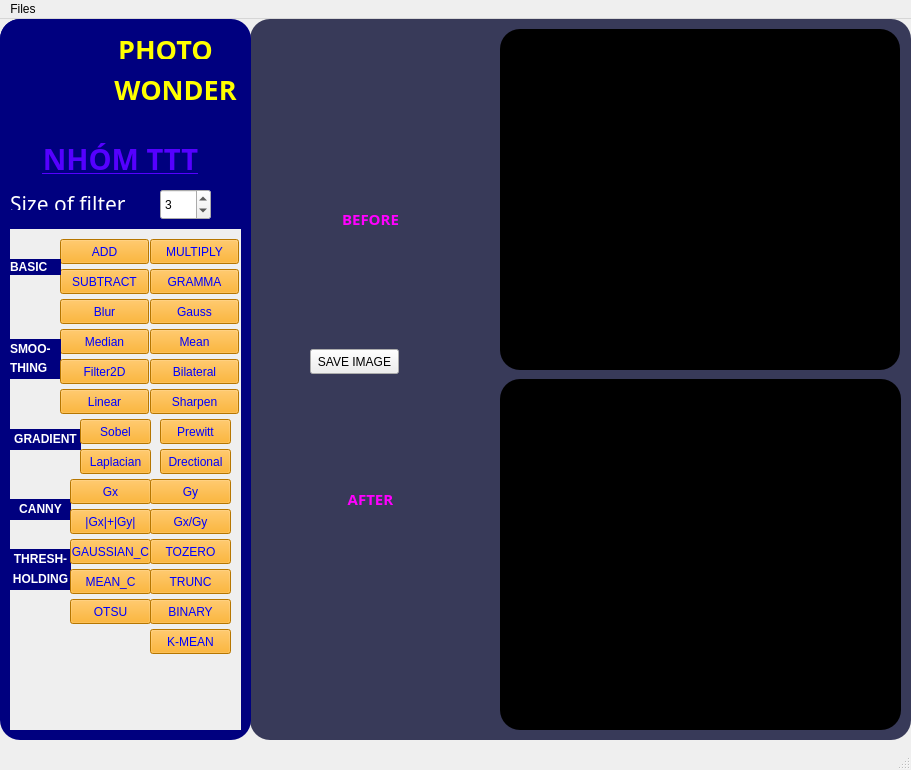
<?xml version="1.0" encoding="UTF-8"?>
<ui version="4.0">
 <class>MainWindow</class>
 <widget class="QMainWindow" name="MainWindow">
  <property name="windowModality">
   <enum>Qt::ApplicationModal</enum>
  </property>
  <property name="geometry">
   <rect>
    <x>0</x>
    <y>0</y>
    <width>911</width>
    <height>770</height>
   </rect>
  </property>
  <property name="windowTitle">
   <string>AnhThi-HoaiThuong-PhuocThuan_MIDTERM</string>
  </property>
  <widget class="QWidget" name="centralwidget">
   <widget class="QFrame" name="frame">
    <property name="geometry">
     <rect>
      <x>250</x>
      <y>0</y>
      <width>661</width>
      <height>721</height>
     </rect>
    </property>
    <property name="styleSheet">
     <string notr="true">QFrame{
    background-color: rgb(56,58,89);
  border-radius: 20px;

}</string>
    </property>
    <property name="frameShape">
     <enum>QFrame::StyledPanel</enum>
    </property>
    <widget class="QLabel" name="iframe_old">
     <property name="geometry">
      <rect>
       <x>250</x>
       <y>10</y>
       <width>400</width>
       <height>341</height>
      </rect>
     </property>
     <property name="maximumSize">
      <size>
       <width>400</width>
       <height>400</height>
      </size>
     </property>
     <property name="styleSheet">
      <string notr="true">background-color: black;</string>
     </property>
     <property name="text">
      <string/>
     </property>
     <property name="alignment">
      <set>Qt::AlignCenter</set>
     </property>
    </widget>
    <widget class="QLabel" name="label">
     <property name="geometry">
      <rect>
       <x>80</x>
       <y>180</y>
       <width>81</width>
       <height>41</height>
      </rect>
     </property>
     <property name="font">
      <font>
       <family>Rockwell Extra Bold</family>
       <pointsize>16</pointsize>
       <weight>75</weight>
       <bold>true</bold>
      </font>
     </property>
     <property name="text">
      <string>&lt;html&gt;&lt;head/&gt;&lt;body&gt;&lt;p align=&quot;center&quot;&gt;&lt;span style=&quot; font-size:11pt; color:#ff00ff;&quot;&gt;BEFORE&lt;/span&gt;&lt;/p&gt;&lt;/body&gt;&lt;/html&gt;</string>
     </property>
    </widget>
    <widget class="QLabel" name="iframe_new">
     <property name="geometry">
      <rect>
       <x>250</x>
       <y>360</y>
       <width>401</width>
       <height>351</height>
      </rect>
     </property>
     <property name="toolTipDuration">
      <number>-1</number>
     </property>
     <property name="styleSheet">
      <string notr="true">background-color: black;</string>
     </property>
     <property name="text">
      <string/>
     </property>
    </widget>
    <widget class="QLabel" name="label_4">
     <property name="geometry">
      <rect>
       <x>80</x>
       <y>460</y>
       <width>81</width>
       <height>41</height>
      </rect>
     </property>
     <property name="font">
      <font>
       <family>Rockwell Extra Bold</family>
       <pointsize>16</pointsize>
       <weight>75</weight>
       <bold>true</bold>
      </font>
     </property>
     <property name="text">
      <string>&lt;html&gt;&lt;head/&gt;&lt;body&gt;&lt;p align=&quot;center&quot;&gt;&lt;span style=&quot; font-size:11pt; font-weight:600; color:#ff00ff;&quot;&gt;AFTER&lt;/span&gt;&lt;/p&gt;&lt;/body&gt;&lt;/html&gt;</string>
     </property>
    </widget>
    <widget class="QLabel" name="labelAfter">
     <property name="geometry">
      <rect>
       <x>30</x>
       <y>540</y>
       <width>171</width>
       <height>61</height>
      </rect>
     </property>
     <property name="font">
      <font>
       <family>MV Boli</family>
      </font>
     </property>
     <property name="text">
      <string>&lt;html&gt;&lt;head/&gt;&lt;body&gt;&lt;p&gt;&lt;br/&gt;&lt;/p&gt;&lt;/body&gt;&lt;/html&gt;</string>
     </property>
    </widget>
    <widget class="QPushButton" name="btnMULTIPLY_4">
     <property name="geometry">
      <rect>
       <x>60</x>
       <y>330</y>
       <width>89</width>
       <height>25</height>
      </rect>
     </property>
     <property name="text">
      <string>SAVE IMAGE</string>
     </property>
    </widget>
   </widget>
   <widget class="QFrame" name="frame_2">
    <property name="geometry">
     <rect>
      <x>0</x>
      <y>0</y>
      <width>251</width>
      <height>721</height>
     </rect>
    </property>
    <property name="styleSheet">
     <string notr="true">QFrame{
    background-color:rgb(0, 0, 127);
    border-radius: 20px;

}</string>
    </property>
    <property name="frameShape">
     <enum>QFrame::StyledPanel</enum>
    </property>
    <property name="frameShadow">
     <enum>QFrame::Raised</enum>
    </property>
    <widget class="QLabel" name="label_3">
     <property name="geometry">
      <rect>
       <x>30</x>
       <y>110</y>
       <width>181</width>
       <height>61</height>
      </rect>
     </property>
     <property name="font">
      <font>
       <family>Rockwell Extra Bold</family>
       <pointsize>22</pointsize>
       <weight>75</weight>
       <italic>false</italic>
       <bold>true</bold>
      </font>
     </property>
     <property name="text">
      <string>&lt;html&gt;&lt;head/&gt;&lt;body&gt;&lt;p align=&quot;center&quot;&gt;&lt;span style=&quot; font-style:normal; text-decoration: underline; color:#5500ff;&quot;&gt;NHÓM TTT&lt;/span&gt;&lt;/p&gt;&lt;/body&gt;&lt;/html&gt;</string>
     </property>
     <property name="textFormat">
      <enum>Qt::RichText</enum>
     </property>
     <property name="wordWrap">
      <bool>false</bool>
     </property>
    </widget>
    <widget class="QScrollArea" name="scrollArea">
     <property name="geometry">
      <rect>
       <x>10</x>
       <y>210</y>
       <width>231</width>
       <height>501</height>
      </rect>
     </property>
     <property name="mouseTracking">
      <bool>false</bool>
     </property>
     <property name="styleSheet">
      <string notr="true">QScrollArea{
border-radius: 30px;
}</string>
     </property>
     <property name="widgetResizable">
      <bool>true</bool>
     </property>
     <widget class="QWidget" name="scrollAreaWidgetContents_2">
      <property name="geometry">
       <rect>
        <x>0</x>
        <y>0</y>
        <width>231</width>
        <height>501</height>
       </rect>
      </property>
      <widget class="QPushButton" name="btnLinear">
       <property name="geometry">
        <rect>
         <x>40</x>
         <y>550</y>
         <width>89</width>
         <height>25</height>
        </rect>
       </property>
       <property name="text">
        <string>Linear</string>
       </property>
      </widget>
      <widget class="QPushButton" name="btnMULTIPLY">
       <property name="geometry">
        <rect>
         <x>140</x>
         <y>10</y>
         <width>89</width>
         <height>25</height>
        </rect>
       </property>
       <property name="styleSheet">
        <string notr="true">
color: blue;
background-color: orange;</string>
       </property>
       <property name="text">
        <string>MULTIPLY</string>
       </property>
      </widget>
      <widget class="QPushButton" name="btnSUBTRACT">
       <property name="geometry">
        <rect>
         <x>50</x>
         <y>40</y>
         <width>89</width>
         <height>25</height>
        </rect>
       </property>
       <property name="styleSheet">
        <string notr="true">
color: blue;
background-color: orange;</string>
       </property>
       <property name="text">
        <string>SUBTRACT</string>
       </property>
      </widget>
      <widget class="QPushButton" name="btnGRAMMA">
       <property name="geometry">
        <rect>
         <x>140</x>
         <y>40</y>
         <width>89</width>
         <height>25</height>
        </rect>
       </property>
       <property name="styleSheet">
        <string notr="true">
color: blue;
background-color: orange;</string>
       </property>
       <property name="text">
        <string>GRAMMA</string>
       </property>
      </widget>
      <widget class="QPushButton" name="btnSUBTRACT_2">
       <property name="geometry">
        <rect>
         <x>50</x>
         <y>10</y>
         <width>89</width>
         <height>25</height>
        </rect>
       </property>
       <property name="styleSheet">
        <string notr="true">
  color: blue;
background-color: orange;</string>
       </property>
       <property name="text">
        <string>ADD</string>
       </property>
      </widget>
      <widget class="QLabel" name="label_8">
       <property name="geometry">
        <rect>
         <x>0</x>
         <y>30</y>
         <width>51</width>
         <height>16</height>
        </rect>
       </property>
       <property name="text">
        <string>&lt;html&gt;&lt;head/&gt;&lt;body&gt;&lt;p&gt;&lt;span style=&quot; font-size:9pt; font-weight:600; color:#ffffff;&quot;&gt;BASIC&lt;/span&gt;&lt;/p&gt;&lt;/body&gt;&lt;/html&gt;</string>
       </property>
      </widget>
      <widget class="QPushButton" name="btnBlur">
       <property name="geometry">
        <rect>
         <x>50</x>
         <y>70</y>
         <width>89</width>
         <height>25</height>
        </rect>
       </property>
       <property name="styleSheet">
        <string notr="true">
color: blue;
background-color: orange;</string>
       </property>
       <property name="text">
        <string>Blur</string>
       </property>
      </widget>
      <widget class="QPushButton" name="btnGauss">
       <property name="geometry">
        <rect>
         <x>140</x>
         <y>70</y>
         <width>89</width>
         <height>25</height>
        </rect>
       </property>
       <property name="styleSheet">
        <string notr="true">
color: blue;
background-color: orange;</string>
       </property>
       <property name="text">
        <string>Gauss</string>
       </property>
      </widget>
      <widget class="QPushButton" name="btnMedian">
       <property name="geometry">
        <rect>
         <x>50</x>
         <y>100</y>
         <width>89</width>
         <height>25</height>
        </rect>
       </property>
       <property name="styleSheet">
        <string notr="true">
color: blue;
background-color: orange;</string>
       </property>
       <property name="text">
        <string>Median</string>
       </property>
      </widget>
      <widget class="QPushButton" name="btnSharpen">
       <property name="geometry">
        <rect>
         <x>140</x>
         <y>160</y>
         <width>89</width>
         <height>25</height>
        </rect>
       </property>
       <property name="styleSheet">
        <string notr="true">
color: blue;
background-color: orange;</string>
       </property>
       <property name="text">
        <string>Sharpen</string>
       </property>
      </widget>
      <widget class="QPushButton" name="btnMean">
       <property name="geometry">
        <rect>
         <x>140</x>
         <y>100</y>
         <width>89</width>
         <height>25</height>
        </rect>
       </property>
       <property name="styleSheet">
        <string notr="true">
color: blue;
background-color: orange;</string>
       </property>
       <property name="text">
        <string>Mean</string>
       </property>
      </widget>
      <widget class="QPushButton" name="btnSharpen_2">
       <property name="geometry">
        <rect>
         <x>50</x>
         <y>160</y>
         <width>89</width>
         <height>25</height>
        </rect>
       </property>
       <property name="styleSheet">
        <string notr="true">
color: blue;
background-color: orange;</string>
       </property>
       <property name="text">
        <string>Linear</string>
       </property>
      </widget>
      <widget class="QLabel" name="label_9">
       <property name="geometry">
        <rect>
         <x>0</x>
         <y>110</y>
         <width>51</width>
         <height>21</height>
        </rect>
       </property>
       <property name="text">
        <string>&lt;html&gt;&lt;head/&gt;&lt;body&gt;&lt;p&gt;&lt;span style=&quot; font-size:9pt; font-weight:600; color:#ffffff;&quot;&gt;SMOO-&lt;/span&gt;&lt;/p&gt;&lt;/body&gt;&lt;/html&gt;</string>
       </property>
      </widget>
      <widget class="QLabel" name="label_10">
       <property name="geometry">
        <rect>
         <x>0</x>
         <y>129</y>
         <width>51</width>
         <height>21</height>
        </rect>
       </property>
       <property name="text">
        <string>&lt;html&gt;&lt;head/&gt;&lt;body&gt;&lt;p&gt;&lt;span style=&quot; font-size:9pt; font-weight:600; color:#ffffff;&quot;&gt;THING&lt;/span&gt;&lt;/p&gt;&lt;/body&gt;&lt;/html&gt;</string>
       </property>
      </widget>
      <widget class="QPushButton" name="btnBilateral">
       <property name="geometry">
        <rect>
         <x>140</x>
         <y>130</y>
         <width>89</width>
         <height>25</height>
        </rect>
       </property>
       <property name="styleSheet">
        <string notr="true">
color: blue;
background-color: orange;</string>
       </property>
       <property name="text">
        <string>Bilateral</string>
       </property>
      </widget>
      <widget class="QPushButton" name="btnSharpen_3">
       <property name="geometry">
        <rect>
         <x>50</x>
         <y>130</y>
         <width>89</width>
         <height>25</height>
        </rect>
       </property>
       <property name="styleSheet">
        <string notr="true">
color: blue;
background-color: orange;</string>
       </property>
       <property name="text">
        <string>Filter2D</string>
       </property>
      </widget>
      <widget class="QLabel" name="label_11">
       <property name="geometry">
        <rect>
         <x>0</x>
         <y>200</y>
         <width>71</width>
         <height>21</height>
        </rect>
       </property>
       <property name="text">
        <string>&lt;html&gt;&lt;head/&gt;&lt;body&gt;&lt;p align=&quot;center&quot;&gt;&lt;span style=&quot; font-size:9pt; font-weight:600; color:#ffffff;&quot;&gt;GRADIENT&lt;/span&gt;&lt;/p&gt;&lt;/body&gt;&lt;/html&gt;</string>
       </property>
      </widget>
      <widget class="QPushButton" name="btnSobel">
       <property name="geometry">
        <rect>
         <x>70</x>
         <y>190</y>
         <width>71</width>
         <height>25</height>
        </rect>
       </property>
       <property name="styleSheet">
        <string notr="true">
color: blue;
background-color: orange;</string>
       </property>
       <property name="text">
        <string>Sobel</string>
       </property>
      </widget>
      <widget class="QPushButton" name="btnPrewitt">
       <property name="geometry">
        <rect>
         <x>150</x>
         <y>190</y>
         <width>71</width>
         <height>25</height>
        </rect>
       </property>
       <property name="styleSheet">
        <string notr="true">
color: blue;
background-color: orange;</string>
       </property>
       <property name="text">
        <string>Prewitt</string>
       </property>
      </widget>
      <widget class="QPushButton" name="btnLaplacian">
       <property name="geometry">
        <rect>
         <x>70</x>
         <y>220</y>
         <width>71</width>
         <height>25</height>
        </rect>
       </property>
       <property name="styleSheet">
        <string notr="true">
color: blue;
background-color: orange;</string>
       </property>
       <property name="text">
        <string>Laplacian</string>
       </property>
      </widget>
      <widget class="QLabel" name="label_16">
       <property name="geometry">
        <rect>
         <x>0</x>
         <y>270</y>
         <width>61</width>
         <height>21</height>
        </rect>
       </property>
       <property name="text">
        <string>&lt;html&gt;&lt;head/&gt;&lt;body&gt;&lt;p align=&quot;center&quot;&gt;&lt;span style=&quot; font-size:9pt; font-weight:600; color:#ffffff;&quot;&gt;CANNY&lt;/span&gt;&lt;/p&gt;&lt;/body&gt;&lt;/html&gt;</string>
       </property>
      </widget>
      <widget class="QPushButton" name="btnGy">
       <property name="geometry">
        <rect>
         <x>140</x>
         <y>250</y>
         <width>81</width>
         <height>25</height>
        </rect>
       </property>
       <property name="styleSheet">
        <string notr="true">
color: blue;
background-color: orange;</string>
       </property>
       <property name="text">
        <string>Gy</string>
       </property>
      </widget>
      <widget class="QPushButton" name="btnGx">
       <property name="geometry">
        <rect>
         <x>60</x>
         <y>250</y>
         <width>81</width>
         <height>25</height>
        </rect>
       </property>
       <property name="styleSheet">
        <string notr="true">
color: blue;
background-color: orange;</string>
       </property>
       <property name="text">
        <string>Gx</string>
       </property>
      </widget>
      <widget class="QPushButton" name="btnGxAddGy">
       <property name="geometry">
        <rect>
         <x>60</x>
         <y>280</y>
         <width>81</width>
         <height>25</height>
        </rect>
       </property>
       <property name="styleSheet">
        <string notr="true">
color: blue;
background-color: orange;</string>
       </property>
       <property name="text">
        <string>|Gx|+|Gy|</string>
       </property>
      </widget>
      <widget class="QPushButton" name="btnGxDivGy">
       <property name="geometry">
        <rect>
         <x>140</x>
         <y>280</y>
         <width>81</width>
         <height>25</height>
        </rect>
       </property>
       <property name="styleSheet">
        <string notr="true">
color: blue;
background-color: orange;</string>
       </property>
       <property name="text">
        <string>Gx/Gy</string>
       </property>
      </widget>
      <widget class="QLabel" name="label_17">
       <property name="geometry">
        <rect>
         <x>0</x>
         <y>320</y>
         <width>61</width>
         <height>21</height>
        </rect>
       </property>
       <property name="text">
        <string>&lt;html&gt;&lt;head/&gt;&lt;body&gt;&lt;p align=&quot;center&quot;&gt;&lt;span style=&quot; font-size:9pt; font-weight:600; color:#ffffff;&quot;&gt;THRESH-&lt;/span&gt;&lt;/p&gt;&lt;/body&gt;&lt;/html&gt;</string>
       </property>
      </widget>
      <widget class="QLabel" name="label_18">
       <property name="geometry">
        <rect>
         <x>0</x>
         <y>340</y>
         <width>61</width>
         <height>21</height>
        </rect>
       </property>
       <property name="text">
        <string>&lt;html&gt;&lt;head/&gt;&lt;body&gt;&lt;p align=&quot;center&quot;&gt;&lt;span style=&quot; font-size:9pt; font-weight:600; color:#ffffff;&quot;&gt;HOLDING&lt;/span&gt;&lt;/p&gt;&lt;/body&gt;&lt;/html&gt;</string>
       </property>
      </widget>
      <widget class="QPushButton" name="btnGAUSSIAN_C">
       <property name="geometry">
        <rect>
         <x>60</x>
         <y>310</y>
         <width>81</width>
         <height>25</height>
        </rect>
       </property>
       <property name="styleSheet">
        <string notr="true">
color: blue;
background-color: orange;</string>
       </property>
       <property name="text">
        <string>GAUSSIAN_C</string>
       </property>
      </widget>
      <widget class="QPushButton" name="btnMEAN_C">
       <property name="geometry">
        <rect>
         <x>60</x>
         <y>340</y>
         <width>81</width>
         <height>25</height>
        </rect>
       </property>
       <property name="styleSheet">
        <string notr="true">
color: blue;
background-color: orange;</string>
       </property>
       <property name="text">
        <string>MEAN_C</string>
       </property>
      </widget>
      <widget class="QPushButton" name="btnTRUNC">
       <property name="geometry">
        <rect>
         <x>140</x>
         <y>340</y>
         <width>81</width>
         <height>25</height>
        </rect>
       </property>
       <property name="styleSheet">
        <string notr="true">
color: blue;
background-color: orange;</string>
       </property>
       <property name="text">
        <string>TRUNC</string>
       </property>
      </widget>
      <widget class="QPushButton" name="btnTOZERO">
       <property name="geometry">
        <rect>
         <x>140</x>
         <y>310</y>
         <width>81</width>
         <height>25</height>
        </rect>
       </property>
       <property name="styleSheet">
        <string notr="true">
color: blue;
background-color: orange;</string>
       </property>
       <property name="text">
        <string>TOZERO</string>
       </property>
      </widget>
      <widget class="QPushButton" name="btnOTSU">
       <property name="geometry">
        <rect>
         <x>60</x>
         <y>370</y>
         <width>81</width>
         <height>25</height>
        </rect>
       </property>
       <property name="styleSheet">
        <string notr="true">
color: blue;
background-color: orange;</string>
       </property>
       <property name="text">
        <string>OTSU</string>
       </property>
      </widget>
      <widget class="QPushButton" name="btnBINARY">
       <property name="geometry">
        <rect>
         <x>140</x>
         <y>370</y>
         <width>81</width>
         <height>25</height>
        </rect>
       </property>
       <property name="styleSheet">
        <string notr="true">
color: blue;
background-color: orange;</string>
       </property>
       <property name="text">
        <string>BINARY</string>
       </property>
      </widget>
      <widget class="QPushButton" name="btnDrectional">
       <property name="geometry">
        <rect>
         <x>150</x>
         <y>220</y>
         <width>71</width>
         <height>25</height>
        </rect>
       </property>
       <property name="styleSheet">
        <string notr="true">
color: blue;
background-color: orange;</string>
       </property>
       <property name="text">
        <string>Drectional</string>
       </property>
      </widget>
      <widget class="QPushButton" name="btnMULTIPLY_5">
       <property name="geometry">
        <rect>
         <x>140</x>
         <y>400</y>
         <width>81</width>
         <height>25</height>
        </rect>
       </property>
       <property name="styleSheet">
        <string notr="true">
color: blue;
background-color: orange;</string>
       </property>
       <property name="text">
        <string>K-MEAN</string>
       </property>
      </widget>
     </widget>
    </widget>
    <widget class="QLabel" name="label_5">
     <property name="geometry">
      <rect>
       <x>100</x>
       <y>0</y>
       <width>131</width>
       <height>61</height>
      </rect>
     </property>
     <property name="font">
      <font>
       <family>Rockwell Extra Bold</family>
       <pointsize>18</pointsize>
       <weight>75</weight>
       <italic>false</italic>
       <bold>true</bold>
      </font>
     </property>
     <property name="text">
      <string>&lt;html&gt;&lt;head/&gt;&lt;body&gt;&lt;p align=&quot;center&quot;&gt;&lt;span style=&quot; font-size:20pt; color:#ffff00;&quot;&gt;PHOTO&lt;/span&gt;&lt;/p&gt;&lt;/body&gt;&lt;/html&gt;</string>
     </property>
     <property name="textFormat">
      <enum>Qt::RichText</enum>
     </property>
     <property name="wordWrap">
      <bool>false</bool>
     </property>
    </widget>
    <widget class="QLabel" name="label_2">
     <property name="geometry">
      <rect>
       <x>10</x>
       <y>170</y>
       <width>141</width>
       <height>21</height>
      </rect>
     </property>
     <property name="font">
      <font>
       <family>Lucida Calligraphy</family>
       <pointsize>14</pointsize>
      </font>
     </property>
     <property name="text">
      <string>&lt;html&gt;&lt;head/&gt;&lt;body&gt;&lt;p&gt;&lt;span style=&quot; font-size:16pt; color:#ffffff;&quot;&gt;Size of filter&lt;/span&gt;&lt;/p&gt;&lt;/body&gt;&lt;/html&gt;</string>
     </property>
    </widget>
    <widget class="QSpinBox" name="boxFilter">
     <property name="geometry">
      <rect>
       <x>160</x>
       <y>170</y>
       <width>51</width>
       <height>31</height>
      </rect>
     </property>
     <property name="minimum">
      <number>-9</number>
     </property>
     <property name="singleStep">
      <number>2</number>
     </property>
     <property name="value">
      <number>3</number>
     </property>
    </widget>
    <widget class="QLabel" name="label_6">
     <property name="geometry">
      <rect>
       <x>0</x>
       <y>0</y>
       <width>101</width>
       <height>101</height>
      </rect>
     </property>
     <property name="text">
      <string/>
     </property>
     <property name="textFormat">
      <enum>Qt::AutoText</enum>
     </property>
     <property name="pixmap">
      <pixmap>app.png</pixmap>
     </property>
     <property name="scaledContents">
      <bool>true</bool>
     </property>
     <property name="wordWrap">
      <bool>true</bool>
     </property>
    </widget>
    <widget class="QLabel" name="label_7">
     <property name="geometry">
      <rect>
       <x>100</x>
       <y>40</y>
       <width>151</width>
       <height>61</height>
      </rect>
     </property>
     <property name="font">
      <font>
       <family>Rockwell Extra Bold</family>
       <pointsize>18</pointsize>
       <weight>75</weight>
       <italic>false</italic>
       <bold>true</bold>
      </font>
     </property>
     <property name="text">
      <string>&lt;html&gt;&lt;head/&gt;&lt;body&gt;&lt;p align=&quot;center&quot;&gt;&lt;span style=&quot; font-size:20pt; color:#ffff00;&quot;&gt;WONDER&lt;/span&gt;&lt;/p&gt;&lt;/body&gt;&lt;/html&gt;</string>
     </property>
     <property name="textFormat">
      <enum>Qt::RichText</enum>
     </property>
     <property name="wordWrap">
      <bool>false</bool>
     </property>
    </widget>
   </widget>
  </widget>
  <widget class="QMenuBar" name="menubar">
   <property name="geometry">
    <rect>
     <x>0</x>
     <y>0</y>
     <width>911</width>
     <height>21</height>
    </rect>
   </property>
   <widget class="QMenu" name="menuFile">
    <property name="title">
     <string>Files</string>
    </property>
    <addaction name="actionOpen"/>
    <addaction name="separator"/>
    <addaction name="actionExit"/>
   </widget>
   <addaction name="menuFile"/>
  </widget>
  <widget class="QStatusBar" name="statusbar"/>
  <action name="actionOpen">
   <property name="text">
    <string>Open</string>
   </property>
  </action>
  <action name="actionExit">
   <property name="text">
    <string>Exit</string>
   </property>
  </action>
 </widget>
 <resources>
  <include location="test.qrc"/>
 </resources>
 <connections/>
</ui>
